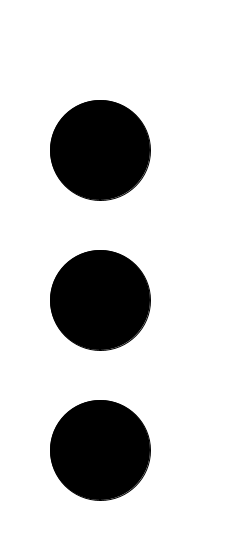
Frame 1 (no input)
Frame 60 (the mouse pressed at the canvas centre just before this capture): identical to frame 1, image omitted
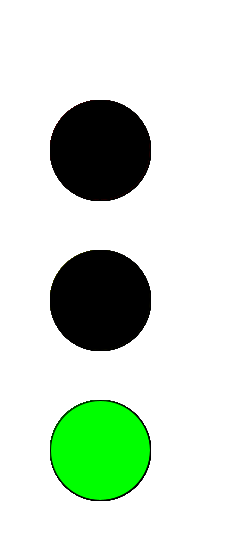
Frame 120 (the mouse held since frame 60 and released just before this capture)

The Processing sketch that drew these frames (run headless with seeded random() and noise(); from frame 60 on, the mouse is pressed at the canvas centre):

// Processing sketch: ejercicio_2
// ── ejercicio_2.pde
float var;

void setup(){
  size(250,550);
  background(255);
  ellipseMode(CENTER);
  fill(0);
  ellipse(100,150, 100,100);
  fill(0);
  ellipse(100,300, 100,100);
  fill(0);
  ellipse(100,450, 100,100);
}

void draw(){
  if(mousePressed == true){
    var = random (1,4);
    int i = int(var);
    delay(100);
    if(i == 1){
      verde();
    }
    else if(i == 2){
      amarillo();
    }
    else if(i == 3){
      rojo();
    }
  }
  }

void rojo(){
ellipseMode(CENTER);
  fill(255,0,0);
  ellipse(100,150, 100,100);
  fill(0);
  ellipse(100,300, 100,100);
  fill(0);
  ellipse(100,450, 100,100);
}
  
void verde(){
  ellipseMode(CENTER);
  fill(0);
  ellipse(100,150, 100,100);
  fill(0);
  ellipse(100,300, 100,100);
  fill(0, 255,0);
  ellipse(100,450, 100,100);
}

void amarillo(){
ellipseMode(CENTER);
  fill(0);
  ellipse(100,150, 100,100);
  fill(#F6FF03);
  ellipse(100,300, 100,100);
  fill(0);
  ellipse(100,450, 100,100);
  }
